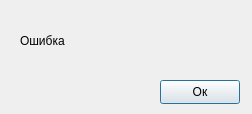
<?xml version="1.0" encoding="UTF-8"?>
<ui version="4.0">
 <class>Dialog</class>
 <widget class="QDialog" name="Dialog">
  <property name="geometry">
   <rect>
    <x>0</x>
    <y>0</y>
    <width>252</width>
    <height>114</height>
   </rect>
  </property>
  <property name="windowTitle">
   <string>Ошибка</string>
  </property>
  <widget class="QPushButton" name="pushButton">
   <property name="geometry">
    <rect>
     <x>160</x>
     <y>80</y>
     <width>80</width>
     <height>24</height>
    </rect>
   </property>
   <property name="text">
    <string>Ок</string>
   </property>
  </widget>
  <widget class="QLabel" name="label">
   <property name="geometry">
    <rect>
     <x>20</x>
     <y>30</y>
     <width>51</width>
     <height>21</height>
    </rect>
   </property>
   <property name="text">
    <string>Ошибка</string>
   </property>
  </widget>
 </widget>
 <resources/>
 <connections/>
</ui>
